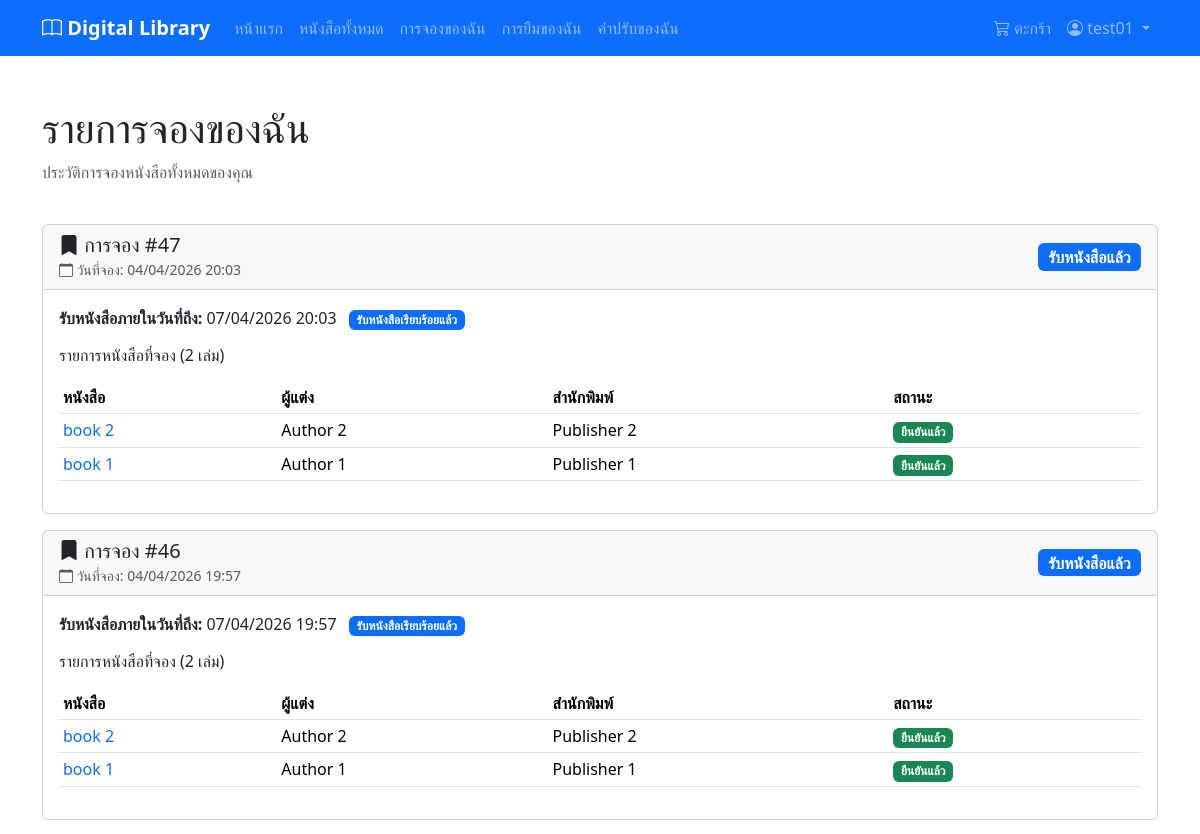
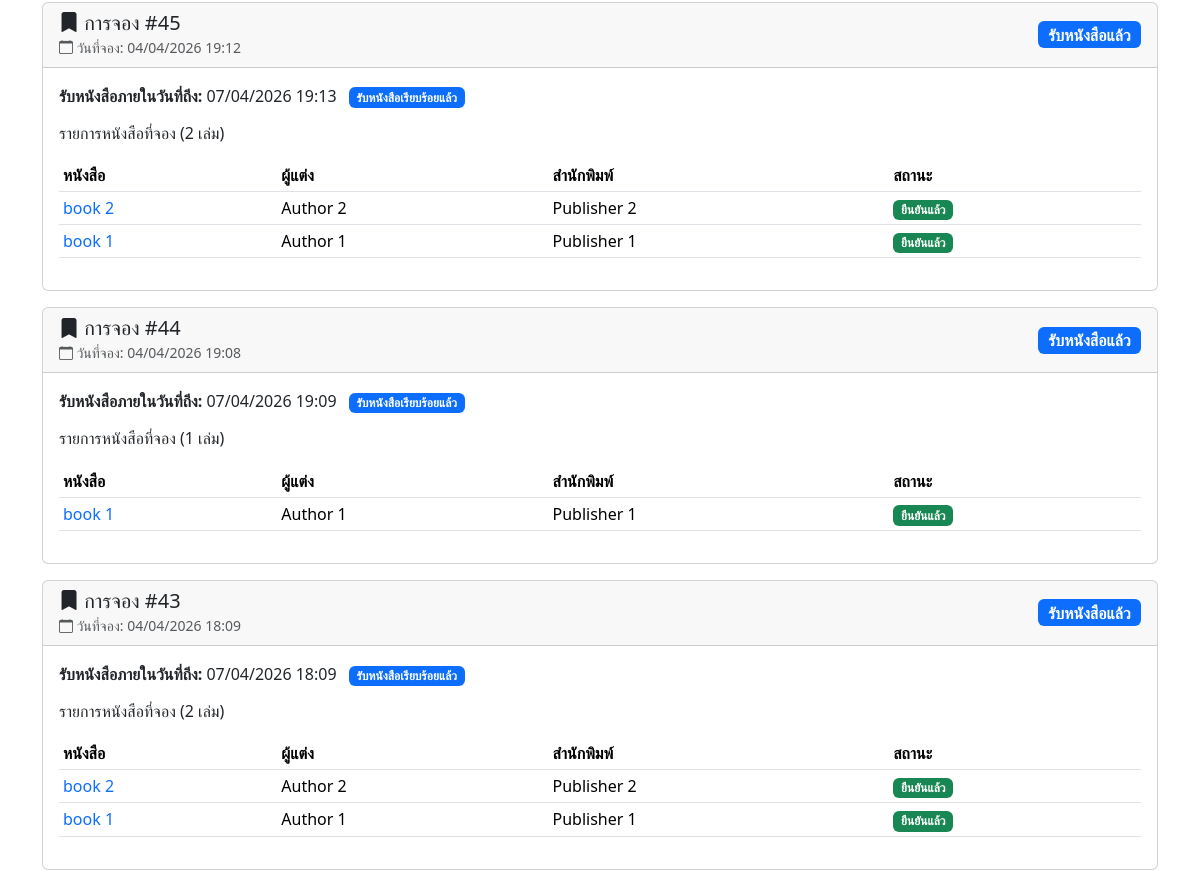
/reservations/my-reservations/ (signed in, upper part), run on an earlier commit of the app's database (2 pictures, top to bottom).
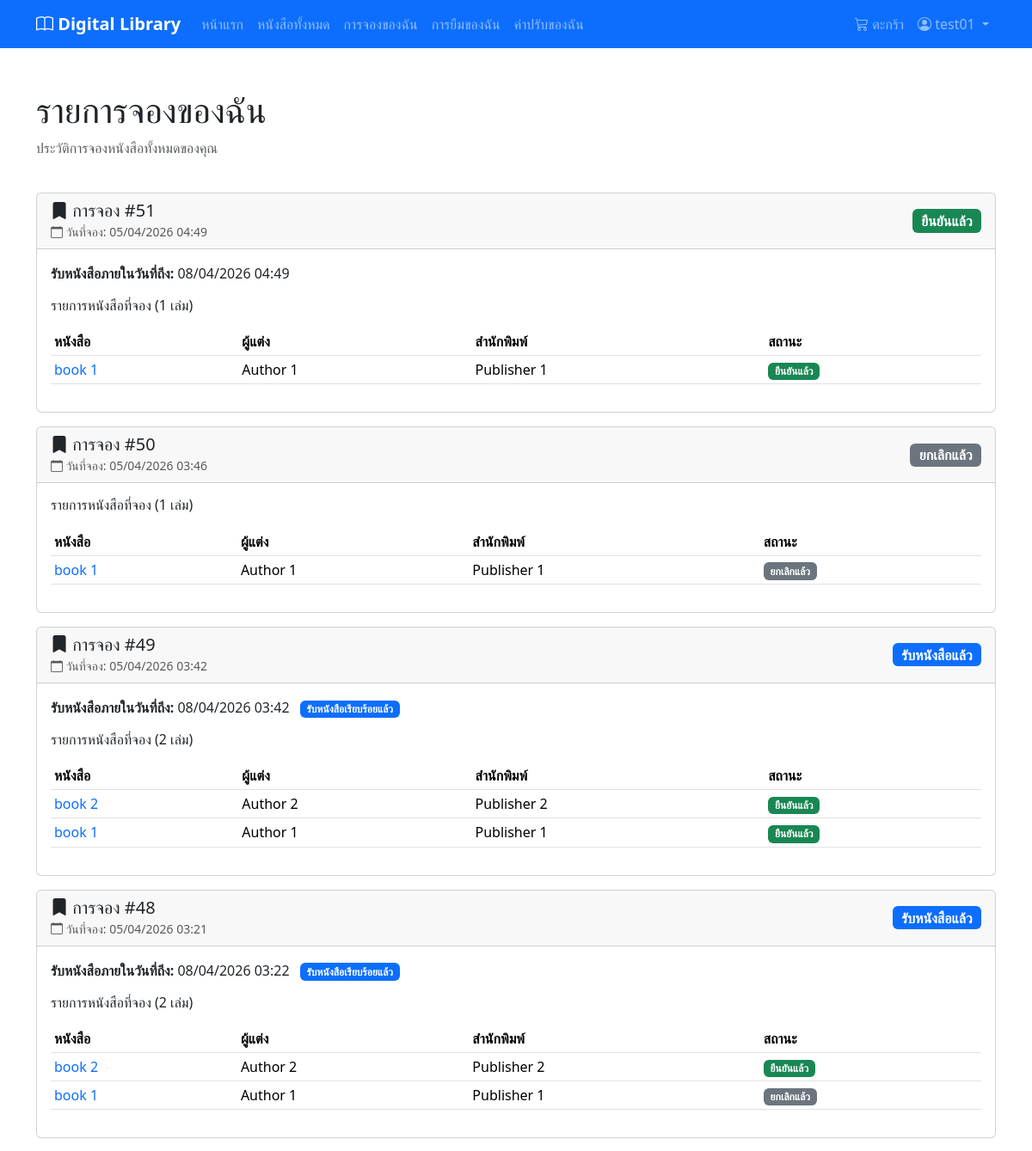
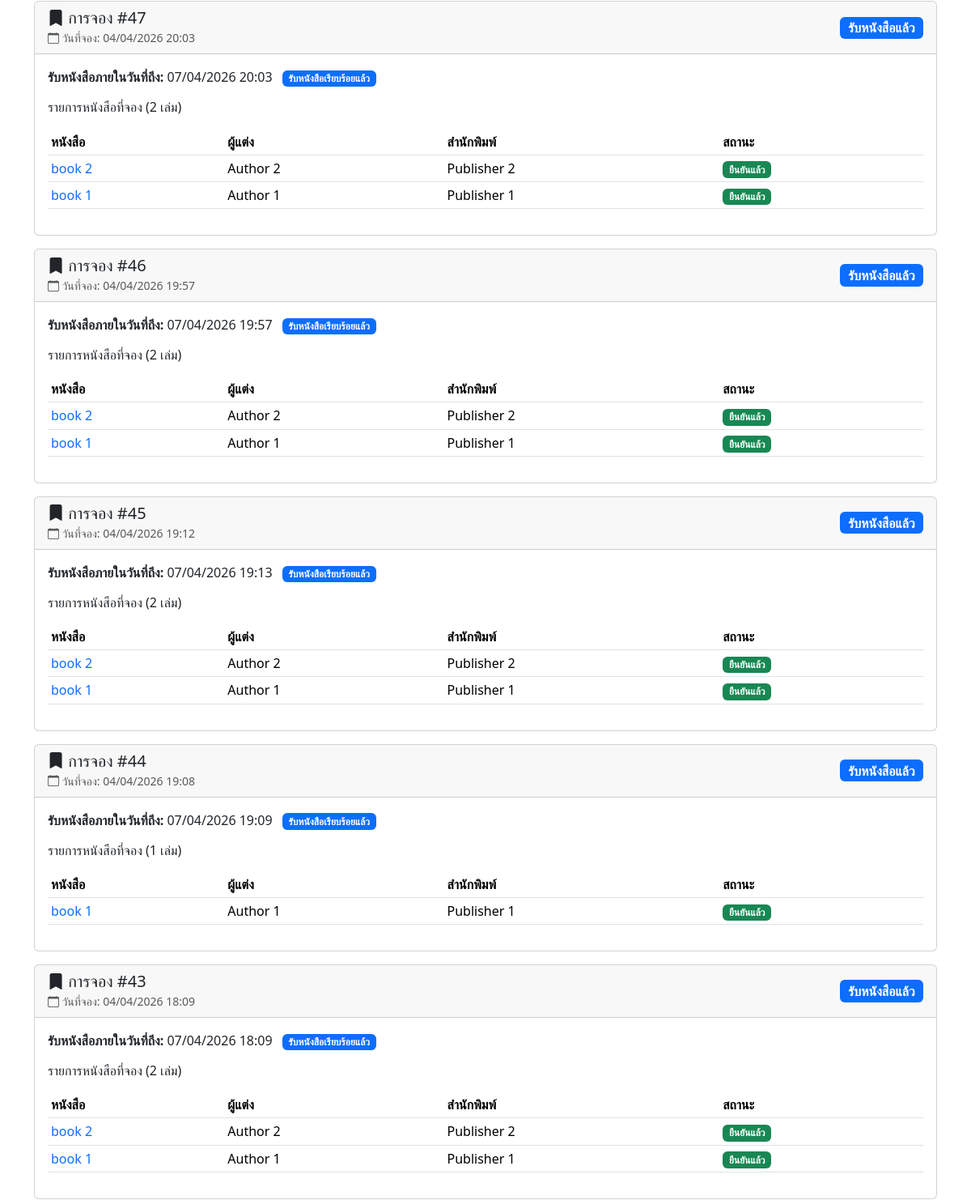
And on a later commit of the database (2 pictures, top to bottom).
### reservations/models.py (models this page shows, shortened)
class ReservationBatch(models.Model):
    STATUS_CHOICES = [
        ('pending', 'Pending'),
        ('confirmed', 'Confirmed'),
        ('completed', 'Completed'),
        ('expired', 'Expired'),
        ('cancelled', 'Cancelled'),
    ]
    id = models.AutoField(primary_key=True)
    user = models.ForeignKey(settings.AUTH_USER_MODEL, on_delete=models.CASCADE, related_name='reservation_batches')
    status = models.CharField(max_length=20, choices=STATUS_CHOICES, default='pending')
    expires_at = models.DateTimeField(null=True, blank=True, help_text='Expiry time for confirmed reservation - user must pick up books before this time')
    updated_at = models.DateTimeField(auto_now=True)
    created_at = models.DateTimeField(auto_now_add=True)
    class Meta:
        db_table = 'reservation_batches'
        verbose_name = 'Reservation Batch'
        verbose_name_plural = 'Reservation Batches'
        ordering = ['-created_at']
    def is_expired(self):
        if not self.expires_at:
            return False
        return timezone.now() > self.expires_at
    def can_be_cancelled_by_user(self):
        return self.status == 'pending'

class Reservation(models.Model):
    STATUS_CHOICES = [
        ('pending', 'Pending'),
        ('confirmed', 'Confirmed'),
        ('cancelled', 'Cancelled'),
    ]
    id = models.AutoField(primary_key=True)
    book = models.ForeignKey(Book, on_delete=models.CASCADE, related_name='reservations')
    reservation_batch = models.ForeignKey(ReservationBatch, on_delete=models.CASCADE, related_name='reservations')
    status = models.CharField(max_length=20, choices=STATUS_CHOICES, default='pending')
    updated_at = models.DateTimeField(auto_now=True)
    created_at = models.DateTimeField(auto_now_add=True)
    class Meta:
        db_table = 'reservations'
        verbose_name = 'Reservation'
        verbose_name_plural = 'Reservations'
        ordering = ['-created_at']

### books/models.py (models this page shows, shortened)
class Book(models.Model):
    id = models.AutoField(primary_key=True)
    title = models.CharField(max_length=255)
    description = models.TextField(null=True, blank=True)
    image_url = models.ImageField(
        upload_to="books/covers/",
        max_length=255,
        null=True,
        blank=True,
    )
    total_quantity = models.IntegerField(default=0)
    available_quantity = models.IntegerField(default=0)
    publish_year = models.IntegerField(null=True, blank=True)
    publisher = models.ForeignKey(
        "Publisher",
        on_delete=models.SET_NULL,
        null=True,
        blank=True,
    )
    authors = models.ManyToManyField(
        "Author",
        through="BookAuthor",
        related_name="books",
    )
    categories = models.ManyToManyField(
        "Category",
        through="BookCategory",
        related_name="books",
    )
    updated_at = models.DateTimeField(auto_now=True)
    created_at = models.DateTimeField(auto_now_add=True)
    class Meta:
        db_table = "books"
        verbose_name = "Book"
        verbose_name_plural = "Books"
        constraints = [
            models.CheckConstraint(
                check=Q(total_quantity__gte=0),
                name="check_books_total_quantity_gte_0",
            ),
            models.CheckConstraint(
                check=Q(available_quantity__gte=0),
                name="check_books_available_quantity_gte_0",
            ),
            models.CheckConstraint(
                check=Q(publish_year__isnull=True) | Q(publish_year__gte=0),
                name="check_books_publish_year_gte_0_or_null",
            ),
        ]

class Author(models.Model):
    id = models.AutoField(primary_key=True)
    name = models.CharField(max_length=255)
    updated_at = models.DateTimeField(auto_now=True)
    created_at = models.DateTimeField(auto_now_add=True)
    class Meta:
        db_table = "authors"
        verbose_name = "Author"
        verbose_name_plural = "Authors"

class Publisher(models.Model):
    id = models.AutoField(primary_key=True)
    name = models.CharField(max_length=255, unique=True)
    updated_at = models.DateTimeField(auto_now=True)
    created_at = models.DateTimeField(auto_now_add=True)
    class Meta:
        db_table = "publishers"
        verbose_name = "Publisher"
        verbose_name_plural = "Publishers"

### reservations/views.py (the view)
# urls.py: path('my-reservations/', views.my_reservations_view, name='my_reservations'),
@login_required
def my_reservations_view(request):
    reservation_batches = ReservationBatch.objects.filter(
        user=request.user
    ).prefetch_related(
        'reservations__book__authors',
        'reservations__book__publisher'
    ).order_by('-created_at')
    context = {
        'reservation_batches': reservation_batches,
    }
    return render(request, 'reservations/my_reservations.html', context)

### books/cart.py (called while the page is built)
    def count(self):
        return len(self.cart)

### books/context_processors.py (called while the page is built)
def cart_context(request):
    cart = Cart(request)
    return {
        'cart_count': cart.count()
    }

### templates/reservations/my_reservations.html (shortened to what the changed rows need)
{% extends 'base.html' %}
{% block content %}
    <div class="container mt-4">
        <div class="row mb-4">
            <div class="col">
                <h1>รายการจองของฉัน</h1>
            </div>
        </div>
        {% if reservation_batches %}
            <div class="row">
                <div class="col">
                    {% for batch in reservation_batches %}
                        <div class="card mb-3">
                            <div class="card-header d-flex justify-content-between align-items-center">
                                <div>
                                    <h5 class="mb-0">
                                        <i class="bi bi-bookmark-fill"></i>
                                        การจอง #{{ batch.id }}
                                    </h5>
                                    <small class="text-muted">
                                        <i class="bi bi-calendar"></i> วันที่จอง: {{ batch.created_at|date:"d/m/Y H:i" }}
                                    </small>
                                </div>
                                <div>
                                    {% if batch.status == 'pending' %}
                                        <span class="badge bg-info fs-6">รอดำเนินการ</span>
                                    {% elif batch.status == 'confirmed' %}
                                        {% if batch.is_expired %}
                                            <span class="badge bg-warning text-dark fs-6">กำลังจะหมดอายุ</span>
                                        {% else %}
                                            <span class="badge bg-success fs-6">ยืนยันแล้ว</span>
                                        {% endif %}
                                    {% elif batch.status == 'completed' %}
                                        <span class="badge bg-primary fs-6">รับหนังสือแล้ว</span>
                                    {% elif batch.status == 'expired' %}
                                        <span class="badge bg-danger fs-6">หมดอายุ (ไม่มารับ)</span>
                                    {% elif batch.status == 'cancelled' %}
                                        <span class="badge bg-secondary fs-6">ยกเลิกแล้ว</span>
                                    {% endif %}
                                </div>
                            </div>
                            <div class="card-body">
                                {% if batch.expires_at %}
                                    <div class="mb-3">
                                        <strong>รับหนังสือภายในวันที่ถีง:</strong>
                                        <span class="{% if batch.status == 'confirmed' and batch.is_expired %}text-danger fw-bold{% endif %}">
                                            {{ batch.expires_at|date:"d/m/Y H:i" }}
                                        </span>
                                        {% if batch.status == 'confirmed' and batch.is_expired %}
                                            <span class="badge bg-danger ms-2">หมดเวลารับหนังสือแล้ว!</span>
                                        {% elif batch.status == 'completed' %}
                                            <span class="badge bg-primary ms-2">รับหนังสือเรียบร้อยแล้ว</span>
                                        {% elif batch.status == 'expired' %}
                                            <span class="badge bg-secondary ms-2">หมดอายุ (ถูกยกเลิก)</span>
                                        {% endif %}
                                    </div>
                                {% endif %}
                                <h6 class="mb-3">รายการหนังสือที่จอง ({{ batch.reservations.count }} เล่ม)</h6>
                                <div class="table-responsive">
                                    <table class="table table-sm">
                                        <thead>
                                            <tr>
                                                <th>หนังสือ</th>
                                                <th>ผู้แต่ง</th>
                                                <th>สำนักพิมพ์</th>
                                                <th>สถานะ</th>
                                            </tr>
                                        </thead>
                                        <tbody>
                                            {% for reservation in batch.reservations.all %}
                                                <tr>
                                                    <td>
                                                        <a href="{% url 'books:book_detail' reservation.book.id %}"
                                                           class="text-decoration-none">
                                                            {{ reservation.book.title }}
                                                        </a>
                                                    </td>
                                                    <td>
                                                        {% if reservation.book.authors.all %}
                                                            {% for author in reservation.book.authors.all %}
                                                                {{ author.name }}
                                                            {% endfor %}
                                                        {% else %}
                                                            -
                                                        {% endif %}
                                                    </td>
                                                    <td>{{ reservation.book.publisher.name|default:"-" }}</td>
                                                    <td>
                                                        {% if reservation.status == 'pending' %}
                                                            <span class="badge bg-info">รอดำเนินการ</span>
                                                        {% elif reservation.status == 'confirmed' %}
                                                            <span class="badge bg-success">ยืนยันแล้ว</span>
                                                        {% elif reservation.status == 'cancelled' %}
                                                            <span class="badge bg-secondary">ยกเลิกแล้ว</span>
                                                        {% endif %}
                                                    </td>
                                                </tr>
                                            {% endfor %}
                                        </tbody>
                                    </table>
                                </div>
                            </div>
                        </div>
                    {% endfor %}
                </div>
            </div>
        {% else %}
            <div class="alert alert-info">
                <i class="bi bi-info-circle"></i> คุณยังไม่มีประวัติการจองหนังสือ
                <a href="{% url 'books:book_list' %}" class="alert-link">ค้นหาหนังสือเพื่อจอง</a>
            </div>
        {% endif %}
    </div>
{% endblock content %}

What changed in the data, as far as the page shows it:
added ReservationBatch: id "51", created_at "05/04/2026 04:49", status "ยืนยันแล้ว", expires_at "08/04/2026 04:49", reservations.count "1", Author (name "Author 1")
added Reservation: book "book 1", book.publisher.name "Publisher 1", status "ยืนยันแล้ว", Author (name "Author 1"), shown under "51"
added ReservationBatch: id "50", created_at "05/04/2026 03:46", status "ยกเลิกแล้ว", reservations.count "1", Author (name "Author 1")
added Reservation: book "book 1", book.publisher.name "Publisher 1", status "ยกเลิกแล้ว", Author (name "Author 1"), shown under "50"
added ReservationBatch: id "49", created_at "05/04/2026 03:42", status "รับหนังสือแล้ว", expires_at "08/04/2026 03:42", reservations.count "2", Author (name "Author 2"), Author (name "Author 1")
added Reservation: book "book 2", book.publisher.name "Publisher 2", status "ยืนยันแล้ว", Author (name "Author 2"), shown under "49"
added Reservation: book "book 1", book.publisher.name "Publisher 1", status "ยืนยันแล้ว", Author (name "Author 1"), shown under "49"
added ReservationBatch: id "48", created_at "05/04/2026 03:21", status "รับหนังสือแล้ว", expires_at "08/04/2026 03:22", reservations.count "2", Author (name "Author 2"), Author (name "Author 1")
added Reservation: book "book 2", book.publisher.name "Publisher 2", status "ยืนยันแล้ว", Author (name "Author 2"), shown under "48"
added Reservation: book "book 1", book.publisher.name "Publisher 1", status "ยกเลิกแล้ว", Author (name "Author 1"), shown under "48"
